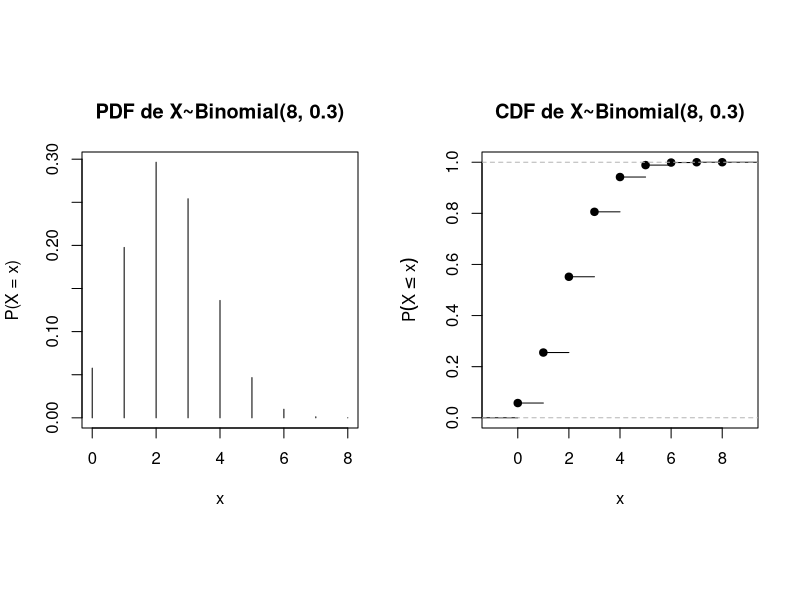
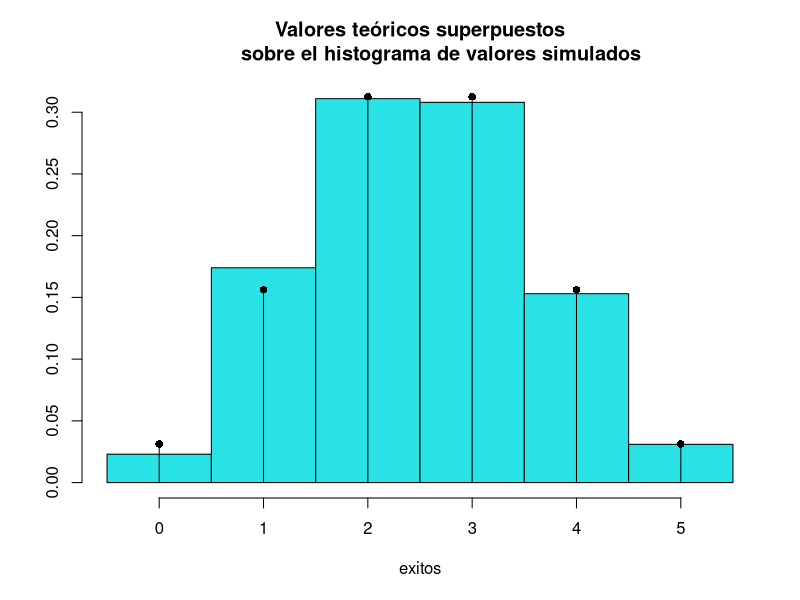
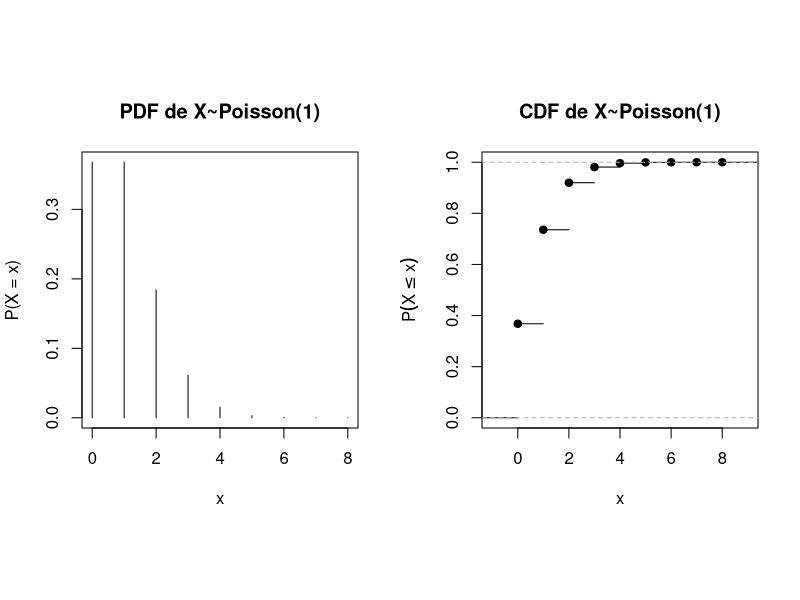
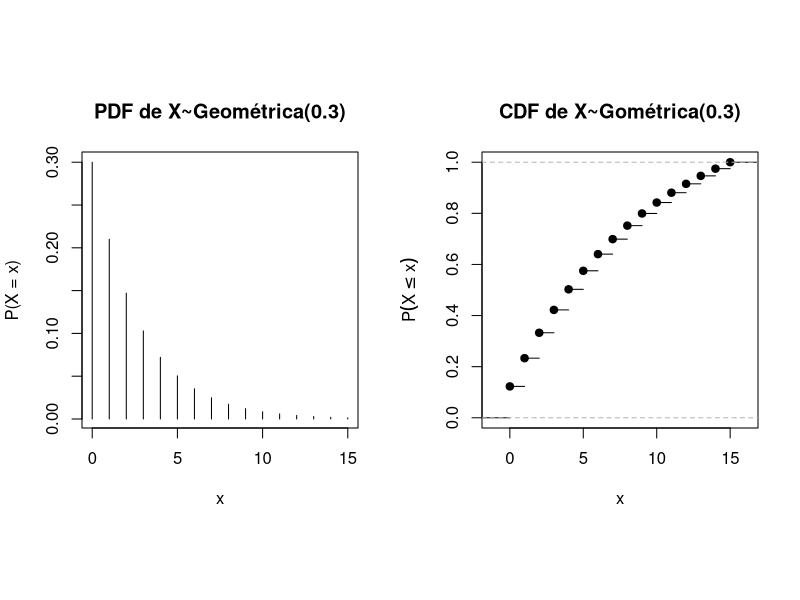
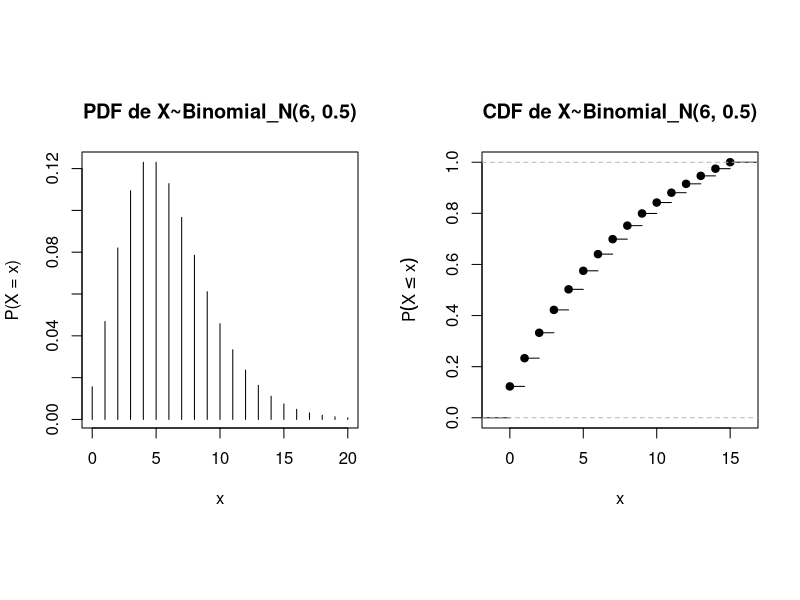

Source code (R) for these figures, in order:
## ---- chunk 1
Focos <- c(40, 60, 75, 100, 120)
n <- length(Focos)
media_focos <- (1/n) * sum(Focos)
var_focos <- (1/n) * sum((Focos - media_focos)^{2})
resultado <- c(media_focos, var_focos)
resultado
## ---- chunk 2
opar <- par(no.readonly = TRUE)
par(mfrow = c(1, 2), pty = "s")
x <- 0:8
px <- dbinom(x, 8, 0.3)
plot(x, px, type = "h", xlab = "x", ylab = "P(X = x)",
    main = "PDF de X~Binomial(8, 0.3)") 
xs <- rep(0:8, round(dbinom(0:8, 8, 0.3)*100000, 0))
plot(ecdf(xs), main = "CDF de X~Binomial(8, 0.3)",
    ylab = expression(P(X<=x)), xlab = "x" )
par(opar)
## ---- chunk 3
simular.bino <- function(samples = 10000, n =20, pi = 0.5)
{
  valores <- sample(c(0,1), samples * n, replace = TRUE,
                      prob = c(1 - pi, pi))
  matr.valores <- matrix(valores, ncol = n)
  exitos <- apply(matr.valores, 1, sum) # Apply aplica una función a una matriz
  a1 <- round((table(exitos)/samples), 3)
  b1 <- round(dbinom(0:n, n, pi), 3)
  names(b1) <- 0:n # Obtener el nombre de los objetos de la tabla
  hist(exitos, breaks = c((-0.5+0):(n+0.5)), freq = FALSE,
       ylab = "", col = 13, ylim = c(0, max(a1, b1)),
       main = "Valores teóricos superpuestos
       sobre el histograma de valores simulados")
  x <- 0:n
  fx <- dbinom(x, n, pi)
  lines(x, fx, type = "h")
  lines(x, fx, type = "p", pch = 16)
  list(distribucion.simulada = a1, distribucion.teorica = b1)
}
## ---- chunk 4
set.seed(31)
simular.bino(samples = 1000, n = 5, pi = 0.5)
## ---- chunk 5
opar <- par(no.readonly = TRUE)
par(mfrow = c(1, 2), pty = "s")
x <- 0:8
px <- dpois(x, 1)
plot(x, px, type = "h", xlab = "x", ylab = "P(X = x)",
    main = "PDF de X~Poisson(1)") 
xs <- rep(0:8, round(dpois(0:8, 1)*100000, 0))
plot(ecdf(xs), main = "CDF de X~Poisson(1)",
    ylab = expression(P(X<=x)), xlab = "x" )
par(opar)
## ---- chunk 6
dpois(x = 0, lambda = 2)
## ---- chunk 7
ppois(q = 4, lambda = 2)
## ---- chunk 8
ppois(q = 5, lambda = 120)
## ---- chunk 9
opar <- par(no.readonly = TRUE)
par(mfrow = c(1, 2), pty = "s")
x <- 0:15
px <- dgeom(x, 0.3)
plot(x, px, type = "h", xlab = "x", ylab = "P(X = x)",
    main = "PDF de X~Geométrica(0.3)") 
xs <- rep(0:15, round(dgeom(0:15, 0.1)*100000, 0))
plot(ecdf(xs), main = "CDF de X~Gométrica(0.3)",
    ylab = expression(P(X<=x)), xlab = "x" )
par(opar)
## ---- chunk 10
opar <- par(no.readonly = TRUE)
par(mfrow = c(1, 2), pty = "s")
x <- 0:20
px <- dnbinom(x, size = 6, 0.5)
plot(x, px, type = "h", xlab = "x", ylab = "P(X = x)",
    main = "PDF de X~Binomial_N(6, 0.5)") 
#xs <- rep(0:15, round(dnbinom(0:20, size = 6, 0.5)*100000, 0))
plot(ecdf(xs), main = "CDF de X~Binomial_N(6, 0.5)",
    ylab = expression(P(X<=x)), xlab = "x" )
par(opar)
